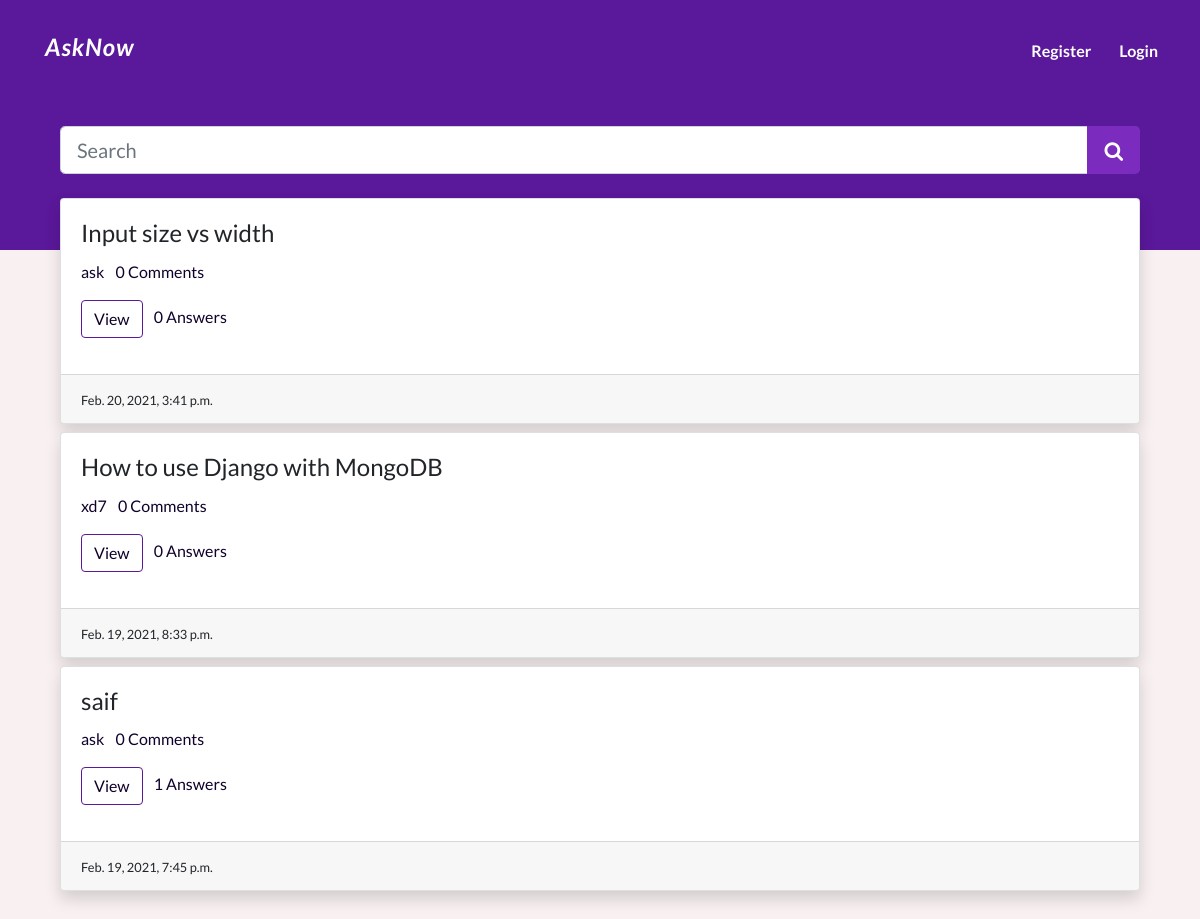
Before: / with the older database file.
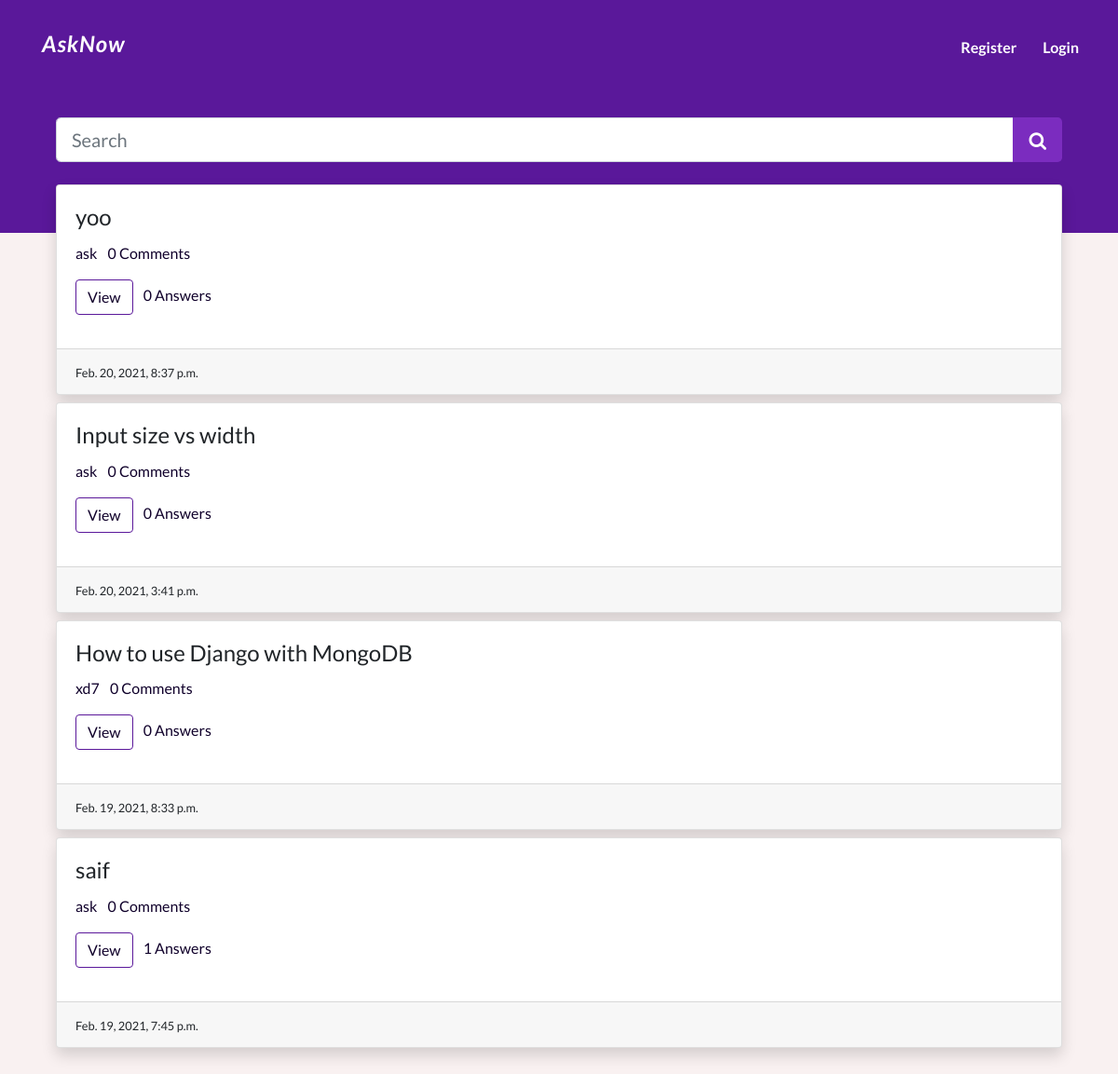
After: the same page with the newer database file.
### Qpost/models.py (models this page shows, shortened)
class Question(models.Model):
    user = models.ForeignKey(CustomUser, on_delete=models.CASCADE)
    title = models.CharField(max_length=300)
    detail = EditorJsField(editorjs_config={
        'tools': {
            'Image': {
                "config": {
                    'endpoints': {
                        'byFile': '/imageUpload/',
                        'byUrl': '/imageUpload/',
                    },
                    'additionalRequestHeaders': [{"content-Type": 'multipart/form-data'}]}
            },
            "Attaches": {
                "config": {
                    "endpoint": '/fileUpload/'
                },
            }
        }
    })
    tags = models.TextField(default='')
    add_time = models.DateTimeField(auto_now_add=True)

### accounts/models.py (models this page shows)
class CustomUser(AbstractUser):
    bio = models.TextField()
    location = models.CharField(max_length=200)

### Qpost/views.py (the view)
# urls.py: path('', views.home, name="home"),
def home(request):
    title = "AskNow - Home"
    if 'q' in request.GET:
        q = request.GET['q']
        quests = Question.objects.annotate(total_comments=Count(
            'answer__comment')).filter(title__icontains=q).order_by('-id')
    else:
        quests = Question.objects.annotate(
            total_comments=Count('answer__comment')).all().order_by('-id')
    paginator = Paginator(quests, 5)
    page_num = request.GET.get('page', 1)
    quests = paginator.page(page_num)
    return render(request, 'index.html', {'quests': quests, 'title': title})

### templates/index.html (shortened to what this page needs)
{% extends "base.html" %}
{% block content %}
<div class="container py-4">
    {% include "components/search.html" %}
    <div class="container mt-4">
        {% for quest in quests %}
        <div class="card mb-2 shadow">
            <div class="card-body">
                <h4 class="card-title">{{quest.title}}</h4>
                <p>
                    <a href="#" class="mr-2">{{quest.user.username}}</a>
                    <a href="#" class="mr-2">{{quest.total_comments}} Comments</a>
                </p>
                <p>
                    <a href="/detail/{{quest.id}}" type="button" class="mr-2 btn qbtn">View</a>
                    <a class="mr-2 disabled">{{quest.answer_set.count}} Answers</a>
                </p>
            </div>
            <div class="card-footer">
                <small>{{quest.add_time}}</small>
            </div>
        </div>
        {% endfor %}
    </div>
</div>
{% endblock %}

### templates/base.html (shortened to what this page needs)
{% load static %}
<!DOCTYPE html>
<html lang="en">
<head>
    <link rel="stylesheet" href="https://cdn.jsdelivr.net/npm/bootstrap@4.5.3/dist/css/bootstrap.min.css"
 />
    <link rel="stylesheet" href="https://stackpath.bootstrapcdn.com/font-awesome/4.7.0/css/font-awesome.min.css"
>
    <link rel="stylesheet" href="{% static 'css/style.css' %}" />
</head>
<body>
    <div class="header" >
        {% include 'components/nav.html' %}
        {% block content %}
        {% endblock %}
    </div>
</body>
</html>

### templates/components/nav.html (shortened to what this page needs)
{% load static %}
<nav class="navbar navbar-expand-lg py-4">
    <div class="container">
        <a href="{% url 'home' %}"><h1 class="navbar-brand text-white" style="letter-spacing: 1px;">AskNow</h1></a>
        <div class="collapse navbar-collapse" id="navbarNav">
            <div class="row ml-lg-auto justify-content-center">
                {% if not request.user.is_authenticated %}
                <a class="bttn btn btn-default" href='{% url "register" %}'>Register</a>
                <a class="bttn btn btn-default ml-1" href='{% url "login" %}'>Login</a>
                {% endif %}
            </div>
        </div>
    </div>
</nav>

### templates/components/search.html
<div class="container">
    <div class="row">
        {% if request.user.is_authenticated %}
        <div class="col-md-3 mb-2">
            <a href="{% url 'ask-question'  %}" class="abtn btn btn-block btn-lg " style="cursor:pointer; font-weight: bold;">Ask a Question?</a>
        </div>
        <div class="col-md-9">
            <form>
                <div class="input-group">
                    <input type="text" name="q" class="form-control form-control-lg" placeholder="Search" />
                    <div class="input-group-append">
                    <button class="sbtn btn btn-lg font-weight-bold" type="submit" id="button-addon2"><i class="fa fa-search"></i></button>
                    </div>
                </div>
            </form>
        </div>
        {% else %}
        <div class="col-md-12">
            <form>
                <div class="input-group">
                    <input type="text" name="q" class="form-control form-control-lg" placeholder="Search" />
                    <div class="input-group-append">
                    <button class="sbtn btn btn-lg font-weight-bold" type="submit" id="button-addon2"><i class="fa fa-search" aria-hidden="true"></i></button>
                    </div>
                </div>
            </form>
        </div>
        {% endif %}
    </div>
</div>

### static/css/style.css (style rules this page uses)
body { padding: 0; margin: 0; background: #f9f1f1 !important; font-family: "Lato", sans-serif; }
.header { background-color: #5a189a; height: 250px; }
.navbar-brand { font-size: 24px; font-weight: 700; font-style: italic; }
.nav-link, .navbar-brand { color: #fff; cursor: pointer; }
.bttn { font-weight: bold; color: #fff; border: 0px solid; }
.sbtn { font-weight: 300; background-color:#7b2cbf; color: #fff; }
.card-body a { color : #10002b; text-decoration: none }
.qbtn { border: 1px solid #5a189a; color: #10002b; }

Changed rows visible on the page:
added Question: title "yoo", user.username "ask", total_comments "0", answer_set.count "0", add_time "Feb. 20, 2021, 8:37 p.m."
